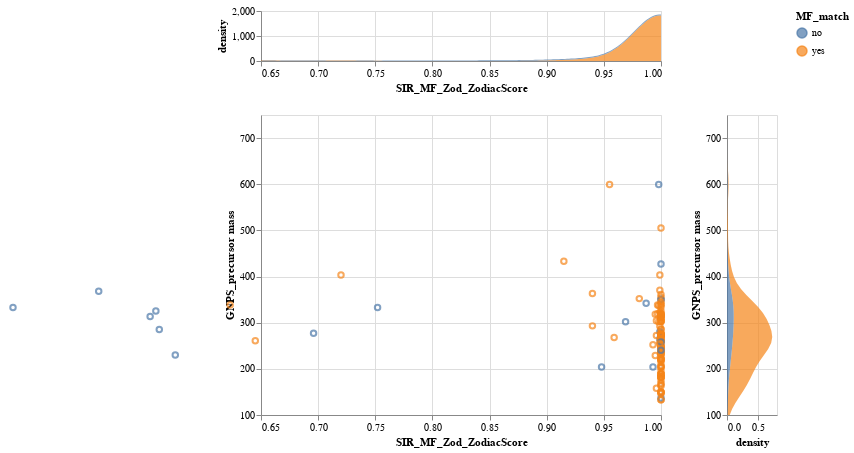

Notebook code cell kept with this figure:
### Markdown cell above
### View Molecular Formula (only for REGULAR library search)

### Code cell
dist_plot(check_matching_annotations.MF_pairs,'MF_match', zodiac_score_thresh)

### Figure 1 — Vega-Lite specification as saved in the notebook (floating-point values rounded to 4 significant figures; data arrays with more than 128 entries replaced by an {"elided": "..."} marker saying what was removed)
{"config": {"view": {"continuousWidth": 400, "continuousHeight": 300}}, "vconcat": [{"mark": {"type": "area", "opacity": 0.7, "orient": "vertical"}, "encoding": {"color": {"type": "nominal", "field": "MF_match"}, "x": {"type": "quantitative", "field": "SIR_MF_Zod_ZodiacScore", "scale": {"domain": [0.65, 1]}}, "y": {"type": "quantitative", "field": "density"}}, "height": 50, "transform": [{"density": "SIR_MF_Zod_ZodiacScore", "counts": true, "extent": [0.65, 1], "groupby": ["MF_match"], "steps": 200, "as": ["SIR_MF_Zod_ZodiacScore", "density"]}]}, {"hconcat": [{"mark": "point", "encoding": {"color": {"type": "nominal", "field": "MF_match"}, "x": {"type": "quantitative", "field": "SIR_MF_Zod_ZodiacScore", "scale": {"domain": [0.65, 1]}}, "y": {"type": "quantitative", "field": "GNPS_precursor mass", "scale": {"domain": [100, 750]}}}}, {"mark": {"type": "area", "opacity": 0.7, "orient": "horizontal"}, "encoding": {"color": {"type": "nominal", "field": "MF_match"}, "x": {"type": "quantitative", "field": "density"}, "y": {"type": "quantitative", "field": "GNPS_precursor mass", "scale": {"domain": [100, 750]}}}, "transform": [{"density": "GNPS_precursor mass", "counts": true, "extent": [100, 750], "groupby": ["MF_match"], "steps": 50, "as": ["GNPS_precursor mass", "density"]}], "width": 50}]}], "data": {"name": "data-450f3cfde9b654d6c647b8c8626d803f"}, "$schema": "https://vega.github.io/schema/vega-lite/v4.8.1.json", "datasets": {"data-450f3cfde9b654d6c647b8c8626d803f": {"elided": "134 records"}}}
